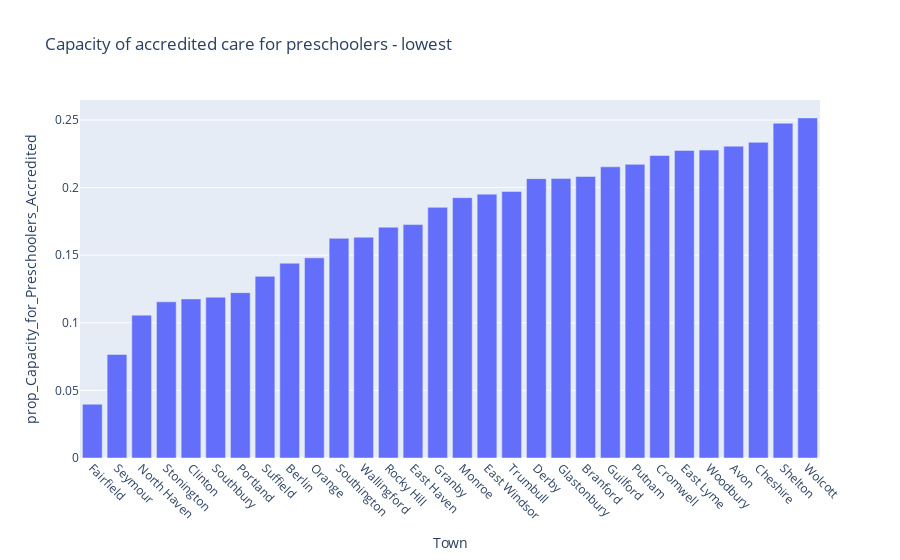

Notebook source saved alongside this figure:
### Code cell
# bar chart for sorted ascending lowest 30 in prop_Capacity_for_Preschoolers_Accredited

fig = px.bar(df4_tlpc, x="Town", y="prop_Capacity_for_Preschoolers_Accredited", title='Capacity of accredited care for preschoolers - lowest') 
fig.update_xaxes(tickangle=45)
fig.show()

### Figure 1 — Plotly figure (JSON) as saved in the notebook; plotly's stock layout.template omitted (floating-point values rounded to 4 significant figures)
{"data": [{"alignmentgroup": "True", "hovertemplate": "Town=%{x}<br>prop_Capacity_for_Preschoolers_Accredited=%{y}<extra></extra>", "legendgroup": "", "marker": {"color": "#636efa"}, "name": "", "offsetgroup": "", "orientation": "v", "showlegend": false, "textposition": "auto", "type": "bar", "x": ["Fairfield", "Seymour", "North Haven", "Stonington", "Clinton", "Southbury", "Portland", "Suffield", "Berlin", "Orange", "Southington", "Wallingford", "Rocky Hill", "East Haven", "Granby", "Monroe", "East Windsor", "Trumbull", "Derby", "Glastonbury", "Branford", "Guilford", "Putnam", "Cromwell", "East Lyme", "Woodbury", "Avon", "Cheshire", "Shelton", "Wolcott"], "xaxis": "x", "y": [0.03978, 0.0766, 0.1056, 0.1155, 0.1176, 0.1189, 0.1223, 0.1343, 0.1441, 0.1481, 0.1625, 0.1633, 0.1707, 0.1726, 0.1854, 0.1926, 0.1951, 0.1971, 0.2066, 0.2068, 0.2082, 0.2153, 0.2172, 0.2238, 0.2275, 0.2277, 0.2306, 0.2335, 0.2476, 0.2515], "yaxis": "y"}], "layout": {"barmode": "relative", "legend": {"tracegroupgap": 0}, "title": {"text": "Capacity of accredited care for preschoolers - lowest"}, "xaxis": {"anchor": "y", "domain": [0, 1], "tickangle": 45, "title": {"text": "Town"}}, "yaxis": {"anchor": "x", "domain": [0, 1], "title": {"text": "prop_Capacity_for_Preschoolers_Accredited"}}}}
